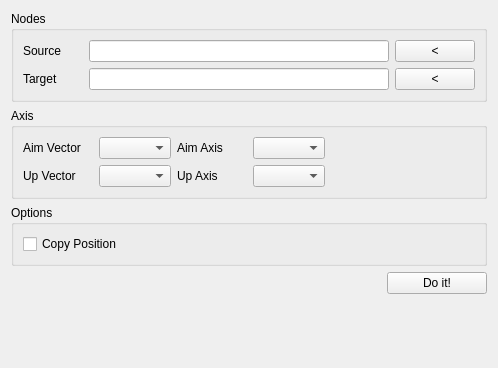
<?xml version="1.0" encoding="UTF-8"?>
<ui version="4.0">
 <class>Form</class>
 <widget class="QWidget" name="Form">
  <property name="geometry">
   <rect>
    <x>0</x>
    <y>0</y>
    <width>475</width>
    <height>368</height>
   </rect>
  </property>
  <property name="windowTitle">
   <string>Remap Axis</string>
  </property>
  <layout class="QVBoxLayout" name="verticalLayout_3">
   <item>
    <widget class="QGroupBox" name="groupBox">
     <property name="title">
      <string>Nodes</string>
     </property>
     <layout class="QVBoxLayout" name="verticalLayout">
      <item>
       <layout class="QHBoxLayout" name="horizontalLayout">
        <item>
         <widget class="QLabel" name="label">
          <property name="minimumSize">
           <size>
            <width>60</width>
            <height>0</height>
           </size>
          </property>
          <property name="text">
           <string>Source</string>
          </property>
         </widget>
        </item>
        <item>
         <widget class="QLineEdit" name="source_node_lineedit">
          <property name="minimumSize">
           <size>
            <width>300</width>
            <height>0</height>
           </size>
          </property>
         </widget>
        </item>
        <item>
         <widget class="QPushButton" name="source_node_button">
          <property name="text">
           <string>&lt;</string>
          </property>
         </widget>
        </item>
       </layout>
      </item>
      <item>
       <layout class="QHBoxLayout" name="horizontalLayout_2">
        <item>
         <widget class="QLabel" name="label_2">
          <property name="minimumSize">
           <size>
            <width>60</width>
            <height>0</height>
           </size>
          </property>
          <property name="text">
           <string>Target</string>
          </property>
         </widget>
        </item>
        <item>
         <widget class="QLineEdit" name="target_node_lineedit">
          <property name="minimumSize">
           <size>
            <width>300</width>
            <height>0</height>
           </size>
          </property>
         </widget>
        </item>
        <item>
         <widget class="QPushButton" name="target_node_button">
          <property name="text">
           <string>&lt;</string>
          </property>
         </widget>
        </item>
       </layout>
      </item>
     </layout>
    </widget>
   </item>
   <item>
    <widget class="QGroupBox" name="groupBox_2">
     <property name="title">
      <string>Axis</string>
     </property>
     <layout class="QVBoxLayout" name="verticalLayout_2">
      <item>
       <layout class="QHBoxLayout" name="horizontalLayout_3">
        <item>
         <widget class="QLabel" name="label_3">
          <property name="minimumSize">
           <size>
            <width>70</width>
            <height>0</height>
           </size>
          </property>
          <property name="maximumSize">
           <size>
            <width>70</width>
            <height>16777215</height>
           </size>
          </property>
          <property name="text">
           <string>Aim Vector</string>
          </property>
         </widget>
        </item>
        <item>
         <widget class="QComboBox" name="aim_vector_combobox"/>
        </item>
        <item>
         <widget class="QLabel" name="label_4">
          <property name="minimumSize">
           <size>
            <width>70</width>
            <height>0</height>
           </size>
          </property>
          <property name="maximumSize">
           <size>
            <width>70</width>
            <height>16777215</height>
           </size>
          </property>
          <property name="text">
           <string>Aim Axis</string>
          </property>
         </widget>
        </item>
        <item>
         <widget class="QComboBox" name="aim_axis_combobox"/>
        </item>
        <item>
         <spacer name="horizontalSpacer_3">
          <property name="orientation">
           <enum>Qt::Horizontal</enum>
          </property>
          <property name="sizeHint" stdset="0">
           <size>
            <width>40</width>
            <height>20</height>
           </size>
          </property>
         </spacer>
        </item>
       </layout>
      </item>
      <item>
       <layout class="QHBoxLayout" name="horizontalLayout_4">
        <item>
         <widget class="QLabel" name="label_5">
          <property name="minimumSize">
           <size>
            <width>70</width>
            <height>0</height>
           </size>
          </property>
          <property name="maximumSize">
           <size>
            <width>70</width>
            <height>16777215</height>
           </size>
          </property>
          <property name="text">
           <string>Up Vector</string>
          </property>
         </widget>
        </item>
        <item>
         <widget class="QComboBox" name="up_vector_combobox"/>
        </item>
        <item>
         <widget class="QLabel" name="label_6">
          <property name="minimumSize">
           <size>
            <width>70</width>
            <height>0</height>
           </size>
          </property>
          <property name="maximumSize">
           <size>
            <width>70</width>
            <height>16777215</height>
           </size>
          </property>
          <property name="text">
           <string>Up Axis</string>
          </property>
         </widget>
        </item>
        <item>
         <widget class="QComboBox" name="up_axis_combobox"/>
        </item>
        <item>
         <spacer name="horizontalSpacer_4">
          <property name="orientation">
           <enum>Qt::Horizontal</enum>
          </property>
          <property name="sizeHint" stdset="0">
           <size>
            <width>40</width>
            <height>20</height>
           </size>
          </property>
         </spacer>
        </item>
       </layout>
      </item>
     </layout>
    </widget>
   </item>
   <item>
    <widget class="QGroupBox" name="groupBox_3">
     <property name="title">
      <string>Options</string>
     </property>
     <layout class="QHBoxLayout" name="horizontalLayout_6">
      <item>
       <widget class="QCheckBox" name="copy_position_checkbox">
        <property name="text">
         <string>Copy Position</string>
        </property>
       </widget>
      </item>
      <item>
       <spacer name="horizontalSpacer_2">
        <property name="orientation">
         <enum>Qt::Horizontal</enum>
        </property>
        <property name="sizeHint" stdset="0">
         <size>
          <width>336</width>
          <height>20</height>
         </size>
        </property>
       </spacer>
      </item>
     </layout>
    </widget>
   </item>
   <item>
    <layout class="QHBoxLayout" name="horizontalLayout_5">
     <item>
      <spacer name="horizontalSpacer">
       <property name="orientation">
        <enum>Qt::Horizontal</enum>
       </property>
       <property name="sizeHint" stdset="0">
        <size>
         <width>40</width>
         <height>20</height>
        </size>
       </property>
      </spacer>
     </item>
     <item>
      <widget class="QPushButton" name="doit_button">
       <property name="minimumSize">
        <size>
         <width>100</width>
         <height>0</height>
        </size>
       </property>
       <property name="maximumSize">
        <size>
         <width>100</width>
         <height>16777215</height>
        </size>
       </property>
       <property name="text">
        <string>Do it!</string>
       </property>
      </widget>
     </item>
    </layout>
   </item>
   <item>
    <spacer name="verticalSpacer">
     <property name="orientation">
      <enum>Qt::Vertical</enum>
     </property>
     <property name="sizeHint" stdset="0">
      <size>
       <width>20</width>
       <height>40</height>
      </size>
     </property>
    </spacer>
   </item>
  </layout>
 </widget>
 <resources/>
 <connections/>
</ui>
